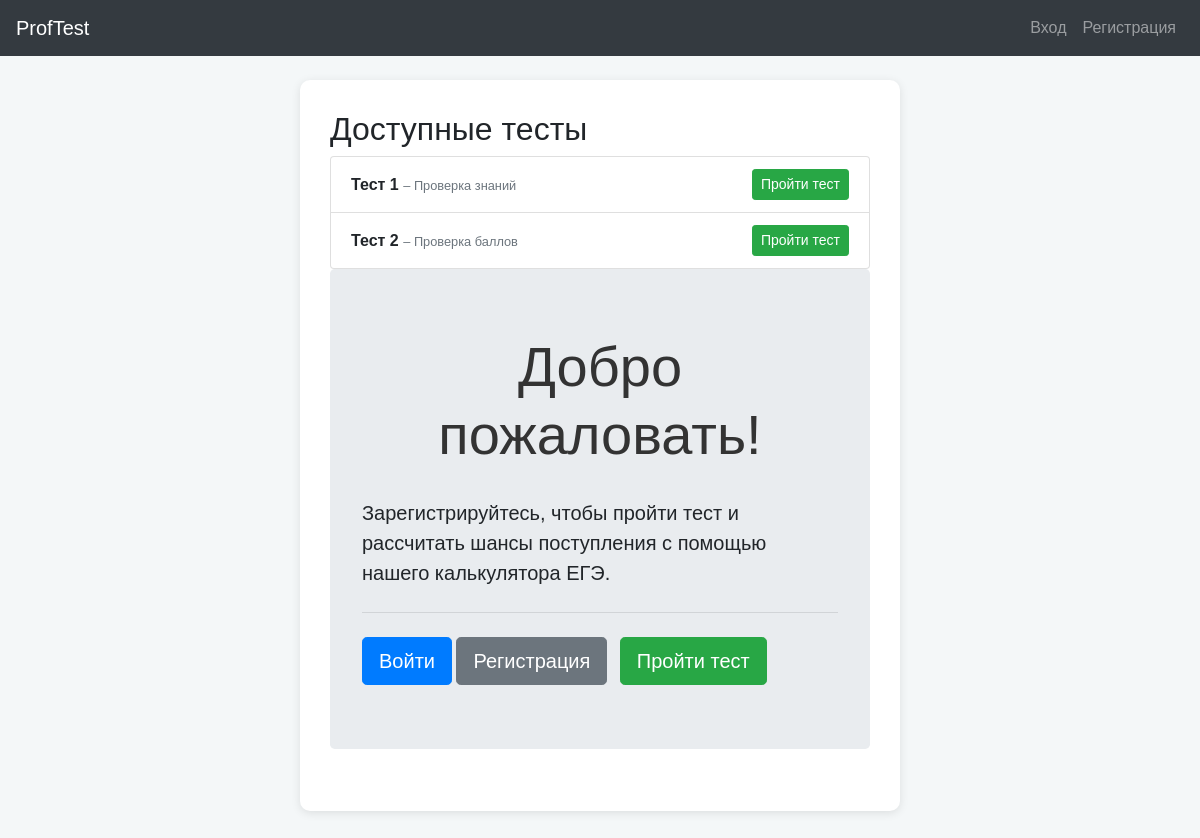
Before: / with the older database file.
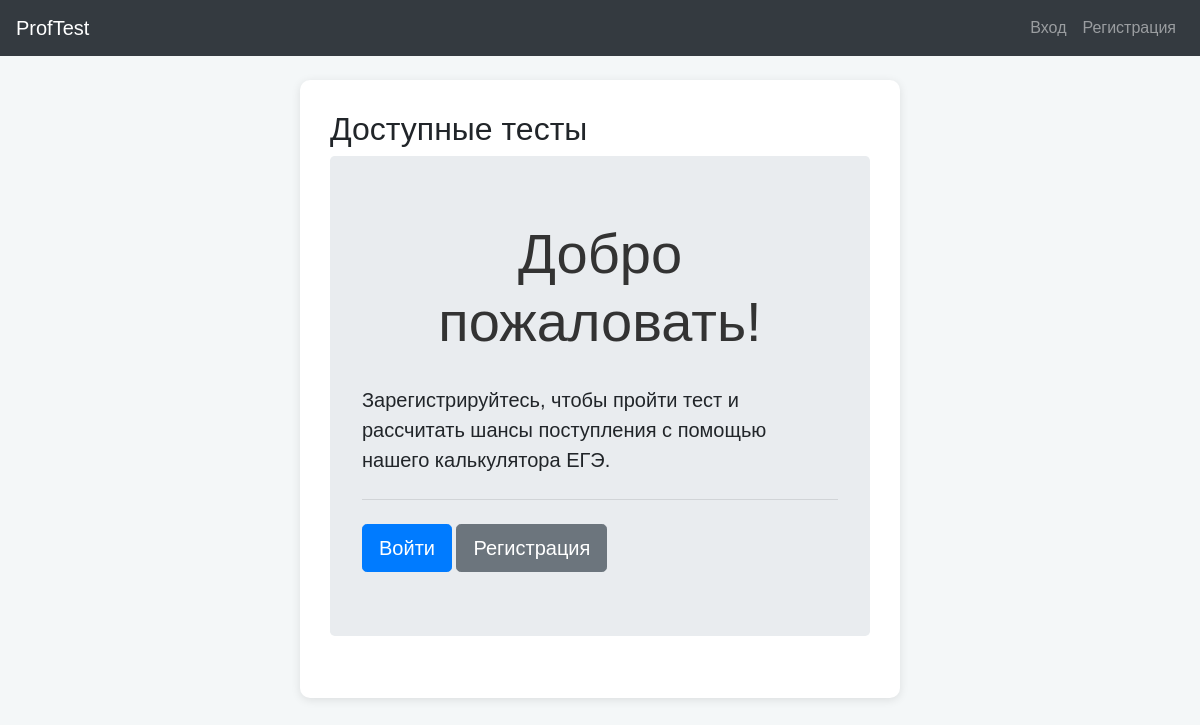
After: the same page with the newer database file.
### app/models.py (models this page shows, shortened)
class Test(db.Model):
    __tablename__ = 'tests'
    id = db.Column(db.Integer, primary_key=True)
    title = db.Column(db.String(100), nullable=False)
    description = db.Column(db.Text)
    type = db.Column(db.String(20))  # "career" или "knowledge"
    questions = db.relationship('Question', backref='test', cascade='all, delete-orphan', lazy=True)
    results = db.relationship('Result', backref='test', cascade='all, delete-orphan', lazy=True)

### app/routes.py (the view)
@main_bp.route('/')
def index():
    tests = Test.query.all()
    career_test = Test.query.filter_by(type='career').first()
    career_id = career_test.id if career_test else None
    return render_template('index.html', tests=tests, career_test_id=career_id)

### app/templates/index.html (shortened to what this page needs)
<!DOCTYPE html>
<html lang="ru">
<head>
  <link rel="stylesheet" href="https://maxcdn.bootstrapcdn.com/bootstrap/4.5.2/css/bootstrap.min.css">
  <link rel="stylesheet" href="{{ url_for('static', filename='styles.css') }}">
</head>
<body>
<nav class="navbar navbar-expand-lg navbar-dark bg-dark">
  <a class="navbar-brand" href="{{ url_for('main.index') }}">ProfTest</a>
  <div class="collapse navbar-collapse">
    <ul class="navbar-nav ml-auto">
      {% if current_user.is_authenticated %}
        {% if current_user.is_admin %}
        <li class="nav-item">
          <a class="nav-link" href="{{ url_for('admin.admin_index') }}">Админ-панель</a>
        </li>
        {% endif %}
        <li class="nav-item">
          <a class="nav-link" href="{{ url_for('calc.ege_calculator') }}">Калькулятор ЕГЭ</a>
        </li>
        <li class="nav-item">
          <a class="nav-link" href="{{ url_for('main.profile') }}">Профиль</a>
        </li>
        <li class="nav-item">
          <span class="navbar-text">Вы вошли как {{ current_user.full_name or current_user.username }}</span>
        </li>
        <li class="nav-item">
          <a class="nav-link" href="{{ url_for('auth.logout') }}">Выйти</a>
        </li>
      {% else %}
        <li class="nav-item">
          <a class="nav-link" href="{{ url_for('auth.login') }}">Вход</a>
        </li>
        <li class="nav-item">
          <a class="nav-link" href="{{ url_for('auth.register') }}">Регистрация</a>
        </li>
      {% endif %}
    </ul>
  </div>
</nav>
<div class="container mt-4">
    <h2>Доступные тесты</h2>
    <ul class="list-group">
      {% for test in tests %}
      <li class="list-group-item">
        <div class="d-flex justify-content-between align-items-center">
          <div>
            <strong>{{ test.title }}</strong>
            {% if test.description %}<small class="text-muted">– {{ test.description }}</small>{% endif %}
            {% if current_user.is_authenticated %}
              {% set user_result = (current_user.results | selectattr("test_id", "equalto", test.id) | list)|last %}
            {% endif %}
          </div>
          <div>
            {% if user_result %}
              <a href="{{ url_for('main.take_test', test_id=test.id) }}" class="btn btn-primary btn-sm">Пройти снова</a>
              <a href="{{ url_for('main.result', test_id=test.id) }}" class="btn btn-secondary btn-sm">Результат</a>
            {% else %}
              <a href="{{ url_for('main.take_test', test_id=test.id) }}" class="btn btn-success btn-sm">Пройти тест</a>
            {% endif %}
          </div>
        </div>
      </li>
      {% endfor %}
    </ul>
  {% if not current_user.is_authenticated %}
    <div class="jumbotron">
      <h1 class="display-4">Добро пожаловать!</h1>
      <p class="lead">Зарегистрируйтесь, чтобы пройти тест и рассчитать шансы поступления с помощью нашего калькулятора ЕГЭ.</p>
      <hr class="my-4">
      <a class="btn btn-primary btn-lg" href="{{ url_for('auth.login') }}" role="button">Войти</a>
      <a class="btn btn-secondary btn-lg" href="{{ url_for('auth.register') }}" role="button">Регистрация</a>
      {% if career_test_id %}
      <a class="btn btn-success btn-lg ml-2" href="{{ url_for('auth.login', next=url_for('main.take_test', test_id=career_test_id)) }}" role="button">Пройти тест</a>
      {% endif %}
    </div>
  {% endif %}
</div>
</body>
</html>

### app/static/styles.css (style rules this page uses)
body { font-family: Arial, sans-serif; background-color: #f4f7f8; margin: 0; padding: 0; }
.container { max-width: 600px; margin: 50px auto; padding: 30px; background: #ffffff; border-radius: 10px; box-shadow: 0px 2px 10px rgba(0, 0, 0, 0.1); }
h1 { text-align: center; color: #333; margin-bottom: 30px; }

Changed rows visible on the page:
removed Test: title "Тест 1", description "Проверка знаний"
removed Test: title "Тест 2", description "Проверка баллов"
Other visible differences:
text no longer shown: "Пройти тест"
